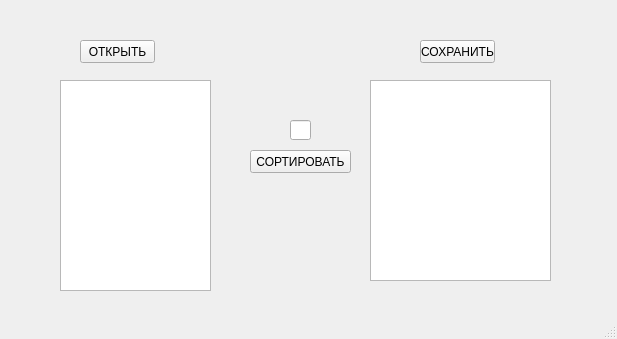
<?xml version="1.0" encoding="UTF-8"?>
<ui version="4.0">
 <class>MainWindow</class>
 <widget class="QMainWindow" name="MainWindow">
  <property name="geometry">
   <rect>
    <x>0</x>
    <y>0</y>
    <width>617</width>
    <height>339</height>
   </rect>
  </property>
  <property name="windowTitle">
   <string>MainWindow</string>
  </property>
  <widget class="QWidget" name="centralwidget">
   <widget class="QPushButton" name="pushButton">
    <property name="geometry">
     <rect>
      <x>250</x>
      <y>150</y>
      <width>101</width>
      <height>23</height>
     </rect>
    </property>
    <property name="text">
     <string>СОРТИРОВАТЬ</string>
    </property>
   </widget>
   <widget class="QTextEdit" name="textEdit">
    <property name="geometry">
     <rect>
      <x>60</x>
      <y>80</y>
      <width>151</width>
      <height>211</height>
     </rect>
    </property>
   </widget>
   <widget class="QTextEdit" name="textEdit_2">
    <property name="geometry">
     <rect>
      <x>370</x>
      <y>80</y>
      <width>181</width>
      <height>201</height>
     </rect>
    </property>
   </widget>
   <widget class="QPushButton" name="pushButton_2">
    <property name="geometry">
     <rect>
      <x>80</x>
      <y>40</y>
      <width>75</width>
      <height>23</height>
     </rect>
    </property>
    <property name="text">
     <string>ОТКРЫТЬ</string>
    </property>
   </widget>
   <widget class="QPushButton" name="pushButton_3">
    <property name="geometry">
     <rect>
      <x>420</x>
      <y>40</y>
      <width>75</width>
      <height>23</height>
     </rect>
    </property>
    <property name="text">
     <string>СОХРАНИТЬ</string>
    </property>
   </widget>
   <widget class="QLineEdit" name="lineEdit">
    <property name="geometry">
     <rect>
      <x>290</x>
      <y>120</y>
      <width>21</width>
      <height>20</height>
     </rect>
    </property>
   </widget>
  </widget>
  <widget class="QMenuBar" name="menubar">
   <property name="geometry">
    <rect>
     <x>0</x>
     <y>0</y>
     <width>617</width>
     <height>21</height>
    </rect>
   </property>
  </widget>
  <widget class="QStatusBar" name="statusbar"/>
 </widget>
 <resources/>
 <connections/>
</ui>
